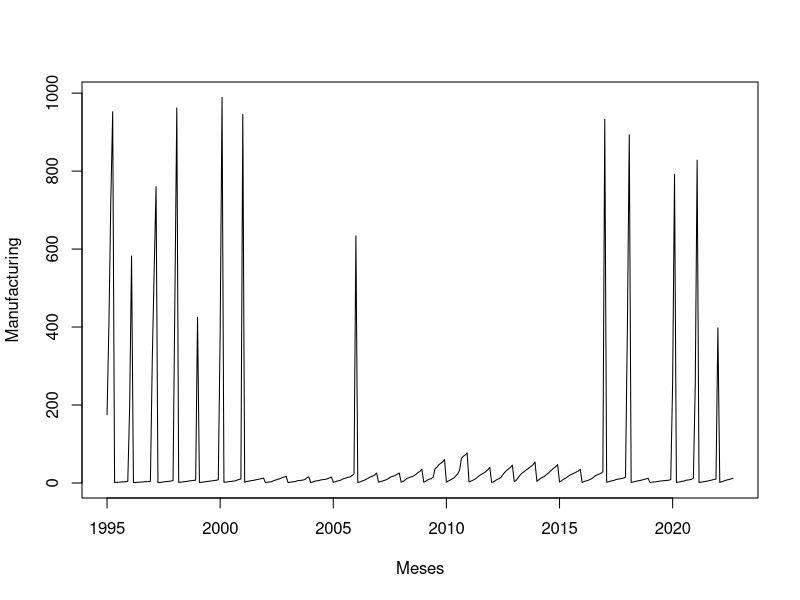
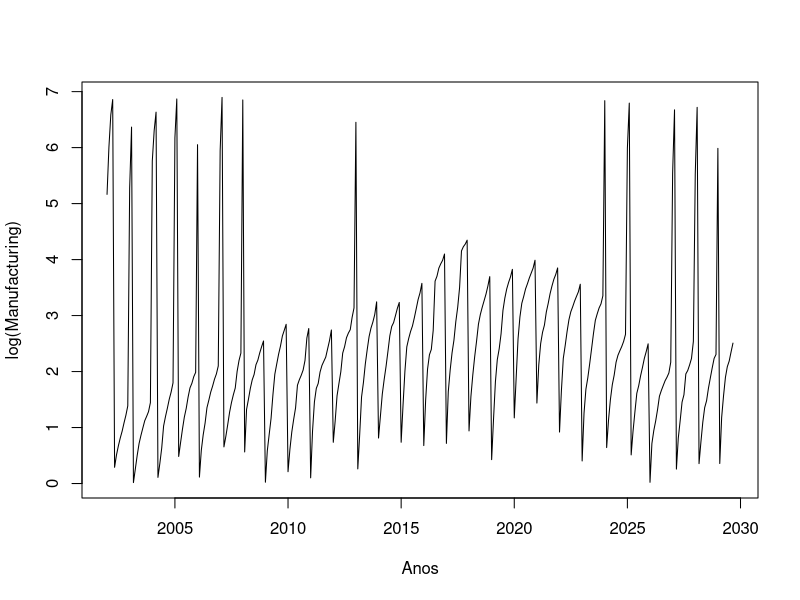

The R script that drew these images, in order:
## ---- chunk 1
knitr::opts_chunk$set(echo = TRUE)
## ---- chunk 2
library(readxl)

dados= read_excel('bndes_ind_transf.xlsx')
View(dados)
## ---- chunk 3
#lendo arquivos e declarando variaveis
ind = ts(dados[,2], start=c(1995,1), freq=12)
plot(ind,ylab='Manufacturing',xlab='Meses')

lind=ts(log(dados[,2]), start=c(2002,1), freq=12)
plot(lind,ylab='log(Manufacturing)',xlab='Anos')

